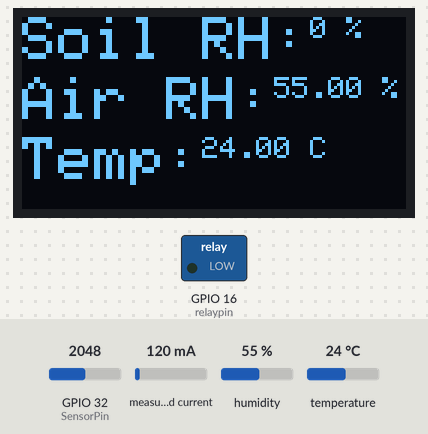
Bench run of a sketch on a simulated ESP32. On the bench: 128×64 one-colour display, switched loads named in the sketch (green lamp = pin HIGH). Inputs (shaded band) come from the test bench; at power-on: humidity 55 %, GPIO 32 (SensorPin) = 2048, temperature 24 °C, measured current 120 mA. WiFi joins after 1.5 s; servers stay silent unless stated; uploads are accepted with an empty reply; what the sketch prints to the serial monitor is not drawn.

Above: at 6.7 s.
6.8 s: humidity set to 22 %
At 16.4 s:
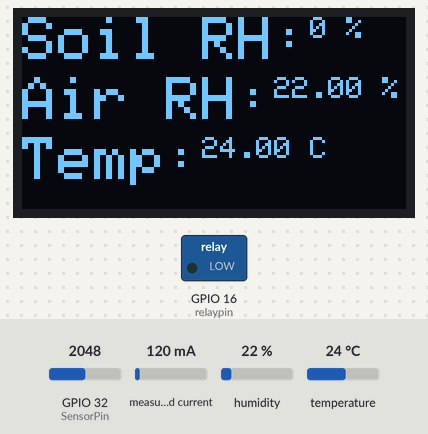
17.2 s: GPIO 32 (SensorPin) set to 122
At 26.9 s:
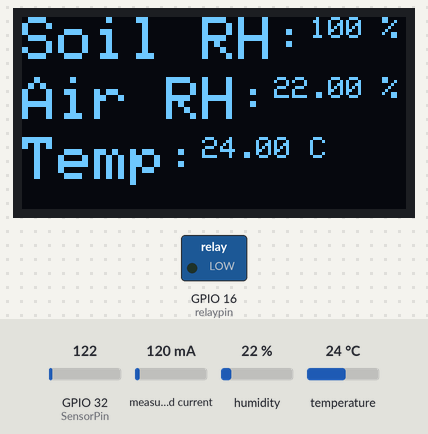
27.2 s: temperature set to 12 °C
At 36.2 s:
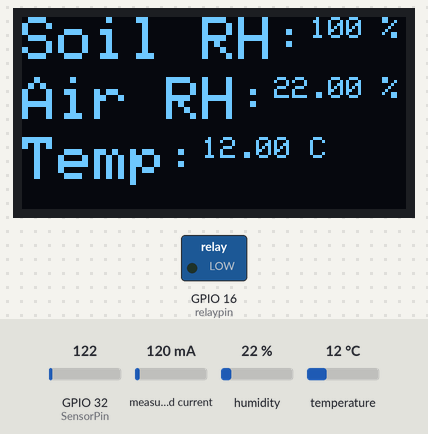
37.3 s: GPIO 32 (SensorPin) set to 1228
At 46.7 s:
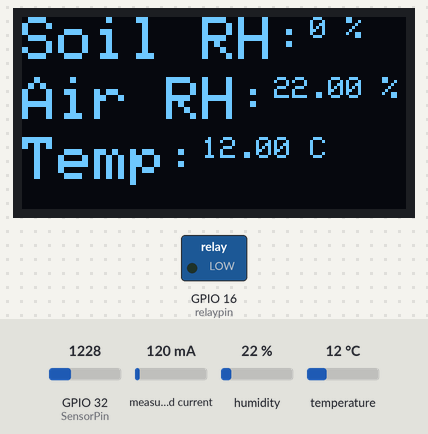
47.3 s: humidity set to 40 %
At 57.0 s:
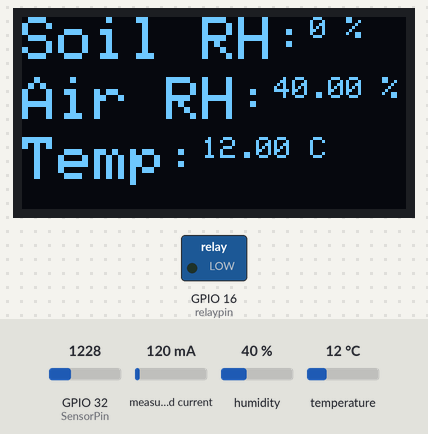
57.3 s: GPIO 32 (SensorPin) set to 60
At 66.4 s:
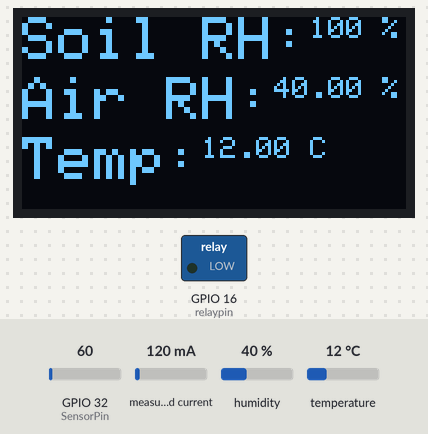
Timing chart, 0 to 67.9 s (numbered marks = the images above; inputs shaded):
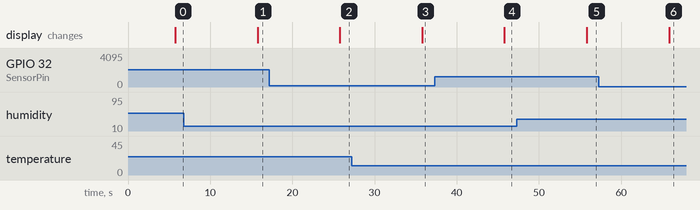

Measured:
- after the input at 6.8 s, the display: changes after 9.0 s (image 1)
- after the input at 17.2 s, the display: changes after 8.6 s (image 2)
- after the input at 27.2 s, the display: changes after 8.6 s (image 3)
- after the input at 37.3 s, the display: changes after 8.5 s (image 4)
- after the input at 47.3 s, the display: changes after 8.5 s (image 5)
- after the input at 57.3 s, the display: changes after 8.5 s (image 6)

The sketch:

esp32_final_year_poer.ino
```cpp
#include "EmonLib.h"
#include <WiFi.h>
#include <WiFiClient.h>
#include<Wire.h>
#include<Adafruit_GFX.h>
#include<Adafruit_SSD1306.h>
#include<DHT.h>
#include <ArduinoJson.h>

#define RESET LED_BUILTIN
#define DHTPIN 4
#define DHTTYPE DHT11

DHT dht(DHTPIN, DHTTYPE);

const char* ssid     = "ssid";
const char* password = "pass";
const char* host = "iotplatform.ziyadahmed.me";

EnergyMonitor emon1;
#define currCalibration 0.52

int count = 0;
String url2;

Adafruit_SSD1306 display(128, 64, &Wire, -1);

const int AirValue = 790;   //you need to replace this value with Value_1
const int WaterValue = 390;  //you need to replace this value with Value_2
const int SensorPin = 32;
int soilMoistureValue = 0;
int soilmoisturepercent=0;
int relaypin = 16;

WiFiClient client;

void setup() {
  Serial.begin(115200); // open serial port, set the baud rate to 9600 bps
  display.begin(SSD1306_SWITCHCAPVCC, 0x3C); //initialize with the I2C addr 0x3C (128x64)
  display.clearDisplay();
  pinMode(relaypin, OUTPUT);

  dht.begin();

  WiFi.begin(ssid, password);

  while (WiFi.status() != WL_CONNECTED)
  {
    delay(500);
    Serial.print(".");
  }
    Serial.println("");
    Serial.println("WiFi connected");
    Serial.println("IP address: ");
    Serial.println(WiFi.localIP());
    Serial.print("Netmask: ");
    Serial.println(WiFi.subnetMask());
    Serial.print("Gateway: ");
    Serial.println(WiFi.gatewayIP());
    delay(4000);
    emon1.current(12, 111.1);             // Current: input pin, calibration.

}

void loop()
{
  String motordata="on";
  float h = dht.readHumidity();
  float t = dht.readTemperature();
  if (isnan(h) || isnan(t)) {
    Serial.println("Failed to read from DHT sensor!");
    return;
  }else{
    Serial.print("Humidity: ");
    Serial.println(h);
    Serial.print("Temperature: ");
    Serial.println(t);
  }
 soilMoistureValue = analogRead(SensorPin);  //put Sensor insert into soil
  Serial.println(soilMoistureValue);

  soilmoisturepercent = map(soilMoistureValue, AirValue, WaterValue, 0, 100);

   double Irms = emon1.calcIrms(1480);  // Calculate Irms only
   double Prms = Irms*230.0;
   Serial.print("Apparant Power");           // Apparent power
    Serial.print(Prms);
  Serial.print(" ");
  Serial.print("Current");           // Apparent current
  Serial.println(Irms);             // Irms
if(soilmoisturepercent > 100)
{
  Serial.println("100 %");
  display.setCursor(0,0);  //oled display
  display.setTextSize(2);
  display.setTextColor(WHITE);
  display.print("Soil RH:");
  display.setTextSize(1);
  display.print("100");
  display.println(" %");
  display.setCursor(0,20);  //oled display
  display.setTextSize(2);
  display.print("Air RH:");
  display.setTextSize(1);
  display.print(h);
  display.println(" %");
  display.setCursor(0,40);  //oled display
  display.setTextSize(2);
  display.print("Temp:");
  display.setTextSize(1);
  display.print(t);
  display.println(" C");
  display.display();

  delay(250);
  display.clearDisplay();
}


else if(soilmoisturepercent <0)
{
  Serial.println("0 %");

  display.setCursor(0,0);  //oled display
  display.setTextSize(2);
  display.setTextColor(WHITE);
  display.print("Soil RH:");
  display.setTextSize(1);
  display.print("0");
  display.println(" %");
  display.setCursor(0,20);  //oled display
  display.setTextSize(2);
  display.print("Air RH:");
  display.setTextSize(1);
  display.print(h);
  display.println(" %");
  display.setCursor(0,40);  //oled display
  display.setTextSize(2);
  display.print("Temp:");
  display.setTextSize(1);
  display.print(t);
  display.println(" C");
  display.display();

  delay(250);
  display.clearDisplay();
}


else if(soilmoisturepercent >=0 && soilmoisturepercent <= 100)
{
  Serial.print(soilmoisturepercent);
  Serial.println("%");

  display.setCursor(0,0);  //oled display
  display.setTextSize(2);
  display.setTextColor(WHITE);
  display.print("Soil RH:");
  display.setTextSize(1);
  display.print(soilmoisturepercent);
  display.println(" %");
  display.setCursor(0,20);  //oled display
  display.setTextSize(2);
  display.print("Air RH:");
  display.setTextSize(1);
  display.print(h);
  display.println(" %");
  display.setCursor(0,40);  //oled display
  display.setTextSize(2);
  display.print("Temp:");
  display.setTextSize(1);
  display.print(t);
  display.println(" C");
  display.display();

  delay(250);
  display.clearDisplay();
}

  if(soilmoisturepercent >=0 && soilmoisturepercent <= 30)
  {
    digitalWrite(relaypin, LOW);
    motordata="on";
    Serial.println("Motor is ON");
  }
  else if (soilmoisturepercent >30 && soilmoisturepercent <= 100)
  {
    digitalWrite(relaypin, HIGH);
    motordata="off";
    Serial.println("Motor is OFF");
  }

//insert data into new weatherdata table
    WiFiClient client;
    const int httpPort = 80;
    if (!client.connect(host, httpPort)) {
    Serial.println("connection failed");
    return;
  }
  String url2 = "/api/weather/insertdataksa.php?temp=" + String(t) + "&hum="+ String(h)+"&moisture="+ String(soilmoisturepercent) +"&current="+String(Irms)+"&power="+String(Prms);
  Serial.print("Requesting URL: ");
  Serial.println(url2);

  client.print(String("GET ") + url2 + " HTTP/1.1\r\n" +
               "Host: " + host + "\r\n" +
               "Connection: close\r\n\r\n");
  delay(500);

  while(client.available()){
    String line = client.readStringUntil('\r');
    Serial.print(line);
  }

  Serial.println();
  Serial.println("closing connection");
  delay(3000);

//update motor status in motorstatus table
    if (!client.connect(host, httpPort)) {
    Serial.println("connection failed");
    return;
  }
  String url3 = "/api/weather/updatemotor.php?id=1&status="+ motordata;
  Serial.print("Requesting URL: ");
  Serial.println(url3);

  client.print(String("GET ") + url3 + " HTTP/1.1\r\n" +
               "Host: " + host + "\r\n" +
               "Connection: close\r\n\r\n");
  delay(500);

  while(client.available()){
    String line = client.readStringUntil('\r');
    Serial.print(line);
  }

  Serial.println();
  Serial.println("closing connection");
  delay(3000);

}
```
